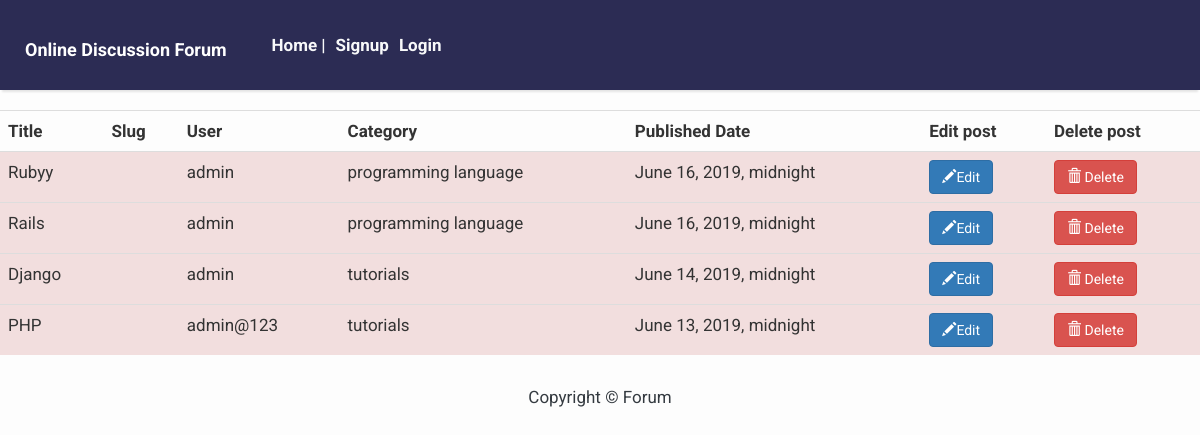
The app's page /forum/post/all/ with its own data.
### forum/models.py (models this page shows, shortened)
class Post(models.Model):
    title = models.CharField(max_length=30,unique=True)
    user = models.ForeignKey(settings.AUTH_USER_MODEL, on_delete=models.CASCADE)
    desc = models.TextField()
    date = models.DateTimeField(null=True)
    category = models.ForeignKey(Category,on_delete=models.CASCADE,null=True)
    class Meta:
        ordering = ['-date']
        verbose_name = 'post'
        verbose_name_plural = 'posts'

class Category(models.Model):
    title = models.CharField(max_length=100,unique=True)
    date = models.DateField(default = timezone.now)
    user = models.ForeignKey(User,on_delete= models.CASCADE)
    class Meta:
        verbose_name = 'category'
        verbose_name_plural = 'categories'
    def __str__(self):
        return self.title

### forum/views.py (the view)
# urls.py: path('post/all/', views.PostListAll, name='post_list_all'),
def PostListAll(request):
    post = Post.objects.all()
    context = {'post': post}
    return render(request, 'forum/post_list_all.html', context)

### templates/forum/post_list_all.html (shortened to what this page needs)
{% extends 'base/base.html' %}
{% block content %}
    <div class="table-responsive">
    <table class=" table table-hover">
        <tr>
            <th>Title</th>
            <th>Slug</th>
            <th>User</th>
            <th>Category</th>
            <th>Published Date</th>
            <th>Edit post</th>
            <th>Delete post</th>
        </tr>
        {% for posts in post %}
            <tr class="danger">
            <td>{{ posts.title }}</td>
            <td>{{ posts.slug }}</td>
            <td>{{ posts.user }}</td>
            <td>{{ posts.category }}</td>
            <td>{{ posts.date }}</td>
            <td><a href="{% url 'edit_post' posts.id %}" ><button type="button" class="btn btn-primary">
            <span class="glyphicon glyphicon-pencil" aria-hidden="true"></span>Edit</button></a></td>
             <td><a href="#" onclick="delete_('{% url 'delete_post' posts.id %}')"> <button type="button"  class="btn btn-danger">
                <span class="glyphicon glyphicon-trash" aria-hidden="true"> </span> Delete</button></a></td>
            </tr>
        {% endfor %}
    </table>
    </div>
{% endblock %}

### templates/base/base.html (shortened to what this page needs)
<!DOCTYPE html>
{% load staticfiles %}
<html>
    <head>
        <link rel="stylesheet" href="https://maxcdn.bootstrapcdn.com/bootstrap/4.0.0/css/bootstrap.min.css"
 />
        <link rel="stylesheet" href="{% static 'css/bootstrap.min.css' %}">
        <link rel="stylesheet" href="{% static 'css/style.css' %}">
    </head>
    <body>
        <nav class="navbar navbar-expand-lg navbar-light bg-light shadow" id="mainNav">
            <div class="container-fluid">
                <h1 class="navbar-brand text-white font-weight-bold" href="{% url 'post_list' %} ">Online Discussion Forum</h1>
                <div class="collapse navbar-collapse" id="navbarResponsive">
                    <ul class="navbar-nav ml-auto">
                        <li class="nav-item text-black">
                            <a class="nav-link text-light font-weight-bold " href="{% url 'post_list' %}">Home |</a>
                        </li>
                        <li class="nav-item text-black">
                        {% if request.user.is_authenticated %}
           <a href="{% url 'logout' %}" class=" nav-link text-light font-weight-bold "  >Logout</a> </li>
          {% else %}
          <li><a class="nav-link text-light font-weight-bold " href="{% url 'signup' %}">Signup</a></li>
          <li><a class="nav-link text-light font-weight-bold " href="{% url 'login' %}">Login</a></li>
          {% endif %}
           </ul>
                </div>
            </div>
        </nav>
     {% block content %}{% endblock content %}
        <footer class="py-3 bg-grey">
            <p class="m-0 text-dark text-center ">Copyright &copy; Forum</p>
        </footer>
    </body>
</html>

### static/css/style.css (style rules this page uses)
.navbar { background-color: #2C2C54!important; border:0px; border-radius: 0px; }

### templates/base/base.html (style rules this page uses)
body { font-family: "Roboto", sans-serif; font-size: 17px; background-color: #fdfdfd; }
.shadow { box-shadow: 0 4px 2px -2px rgba(0, 0, 0, 0.1); }

### records on screen
Post: title "Rubyy", user "admin", category "programming language", date "June 16, 2019, midnight"
Post: title "Rails", user "admin", category "programming language", date "June 16, 2019, midnight"
Post: title "Django", user "admin", category "tutorials", date "June 14, 2019, midnight"
Post: title "PHP", user "admin@123", category "tutorials", date "June 13, 2019, midnight"
